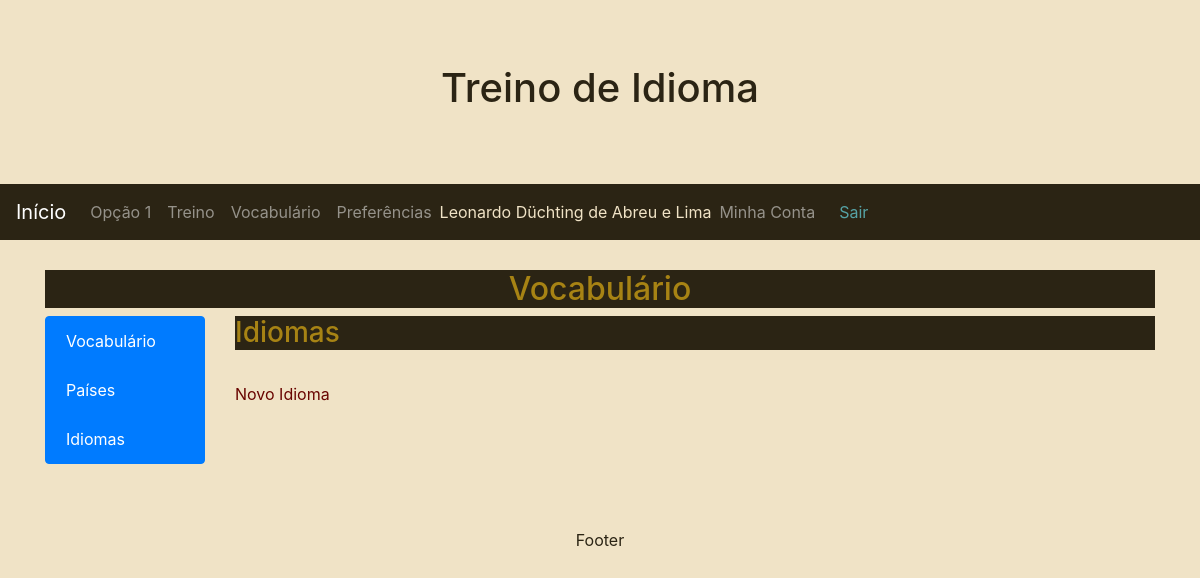
The app's page /Wortschatz/Sprachliste/ (signed in), older data.
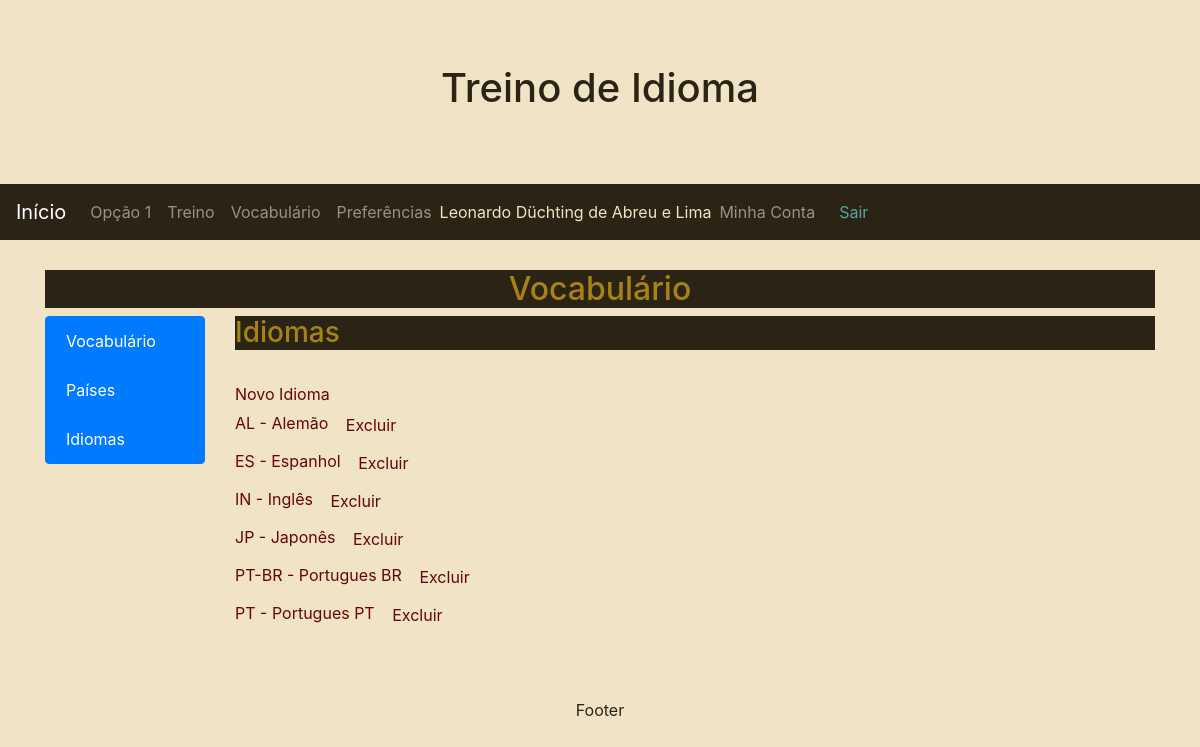
The same page, newer data.
### Zugriff/models.py (models this page shows, shortened)
class User(AbstractBaseUser, PermissionsMixin):
    username = models.CharField(
        'Apelido/Usuário', max_length = 30, unique=True, validators = [
            validators.RegexValidator(re.compile('^[\w.@+-]+$'),
            'Informe um nome de usuário válido. '
            'Este valor deve conter apenas letras e números. '
            'e os Caracteres: @/./+/-/_ .',
            'invalid'
            )
        ], help_text = 'Um nome curto que será usado para identificá-lo de forma única na plataforma'
    )
    name        = models.CharField('Nome', max_length=100)
    email       = models.EmailField('E-mail', unique=True)
    is_staff    = models.BooleanField('Equipe', default=False)
    is_active   = models.BooleanField('Ativo', default=True)
    date_joined = models.DateTimeField('Data de Entrada', auto_now_add=True)
    USERNAME_FIELD = 'username'
    REQUIRED_FIELDS = ['email']
    objects = UserManager()
    def __str__(self):
        return self.name or self.username
    class Meta:
        verbose_name = 'Usuário'
        verbose_name_plural = 'Usuários'

### Wortschatz/models.py (models this page shows, shortened)
class Sprache(models.Model):
    name  = models.CharField('Nome', max_length = 100, unique=True)
    slug  = models.SlugField('Abreviatura', max_length = 7, unique=True)
    lands = models.ManyToManyField(Land, through='Land_Sprache', verbose_name="Países")
    created = models.DateTimeField('Criado em', auto_now_add=True, null=True)
    modified = models.DateTimeField('Modificado em', auto_now=True, null=True)
    class Meta:
        verbose_name = 'Idioma'
        verbose_name_plural = 'Idiomas'
        ordering = ['name', 'slug', 'created', 'modified']

### Wortschatz/views.py (the view)
# urls.py: path('Sprachliste/', SprachlisteListView.as_view(), name='Sprachliste'),
class SprachlisteListView(LoginRequiredMixin, ListView):
    model = Sprache
    template_name = 'Wortschatz/Sprachliste.html'

### Wortschatz/templates/Wortschatz/Sprachliste.html (shortened to what this page needs)
{% extends "Wortschatz/index.html" %}
{% block Wortschatz_Inhalt %}
<header>
  <h3>Idiomas</h3>
</header>
<section>
  <br/><a href=" {% url 'Wortschatz:neuesSprache' %} ">Novo Idioma</a>
  {% if object_list %}
    {% for Sprache in object_list %}
      <br/><a href="{% url 'Wortschatz:Sprachewechseln' Sprache.slug %}">{{Sprache.slug}} - {{Sprache.name}}</a> <a href="{% url 'Wortschatz:Spracheloschen' Sprache.slug %}" class="btn btn-default" role="button">Excluir</a>
    {% endfor %}
  {% endif %}
</section>
{% endblock %}

### Wortschatz/templates/Wortschatz/index.html (shortened to what this page needs)
{% extends "Basis.html" %}
{% block Inhalt %}
<header>
  <h2>Vocabulário</h2>
</header>
<article class="row">
    <div class="col-md-2">
        <div class="list-group">
          <a href="{% url 'Wortschatz:Vokabelliste' %}" class="list-group-item active">Vocabulário</a>
          <a href="{% url 'Wortschatz:Landerliste' %}" class="list-group-item active">Países</a>
          <a href="{% url 'Wortschatz:Sprachliste' %}" class="list-group-item active">Idiomas</a>
        </div>
    </div>
    <div class="col-md-10">
      {% block Wortschatz_Inhalt %}
      {% endblock %}
    </div>
</article>
{% endblock %}

### Basis/templates/Basis.html (shortened to what this page needs)
{% load static %}
<!DOCTYPE html>
<html lang="pt-br">
<head>
<link rel="stylesheet" href="https://maxcdn.bootstrapcdn.com/bootstrap/4.1.0/css/bootstrap.min.css">
  <link rel="stylesheet" href="{% static 'Stil/Stil.css' %}" />
</head>
<body>
<div class="jumbotron text-center" style="margin-bottom:0">
  <h1>Treino de Idioma</h1>
</div>
<nav class="navbar navbar-expand-sm navbar-dark">
  <a class="navbar-brand" href="{% url 'index' %}">Início</a>
  <div class="collapse navbar-collapse" id="collapsibleNavbar">
    <ul class="navbar-nav">
      <li class="nav-item">
        <a class="nav-link" href="#">Opção 1</a>
      </li>
      <li class="nav-item">
        <a class="nav-link" href="{% url 'ausbildung:index' %}">Treino</a>
      </li>
  {% if user.is_authenticated %}
      <li class="nav-item">
        <a class="nav-link" href=" {% url 'Wortschatz:index' %}">Vocabulário</a>
      </li>
      <li class="nav-item">
        <a class="nav-link" href=" {% url 'Wortschatz:Benutzervorgabenechseln' %} ">Preferências</a>
      </li>
    </ul>
    <div class="nav-item">
        <span class="nav-brand glyphicon glyphicon-log-in">{{user}}</span>
    </div>
    <div class="">
      <ul class="navbar-nav">
        <li class="nav-item">
          <a class="nav-link" href="{% url 'Zugriff:index' %}">Minha Conta</a>
        </li>
      </ul>
    </div>
    <div class="nav-item">
        <a id="logout" class="nav-link" href="{% url 'Zugriff:logout' %}">Sair</a>
  {% endif %}
    </div>
  </div>
</nav>
<div class="container margin-top" style="margin-top:30px">
 {% block Inhalt %}
 {% endblock %}
</div>
<div class="jumbotron text-center" style="margin-bottom:0">
  <p>Footer</p>
</div>
</body>
</html>

### Basis/static/Stil/Stil.css (style rules this page uses)
body { background-image: url('../Bilder/Hintergrund.png'); background-repeat: no-repeat; background-size: 100% auto; background-color: #f0e3c6; color: #2b2414; }
body a { color: #690500; }
.jumbotron { background: none; color: #2b2414; }
nav { background-color: #2b2414; color: #f0e3c6; }
nav a { color: #56a3a6; }
header { background-color: #2b2414; color: #a78314; }
header h1, h2 { text-align: center; }

Row changes from the older to the newer data that the page shows:
added Sprache: slug "AL", name "Alemão"
added Sprache: slug "ES", name "Espanhol"
added Sprache: slug "IN", name "Inglês"
added Sprache: slug "JP", name "Japonês"
added Sprache: slug "PT-BR", name "Portugues BR"
added Sprache: slug "PT", name "Portugues PT"
